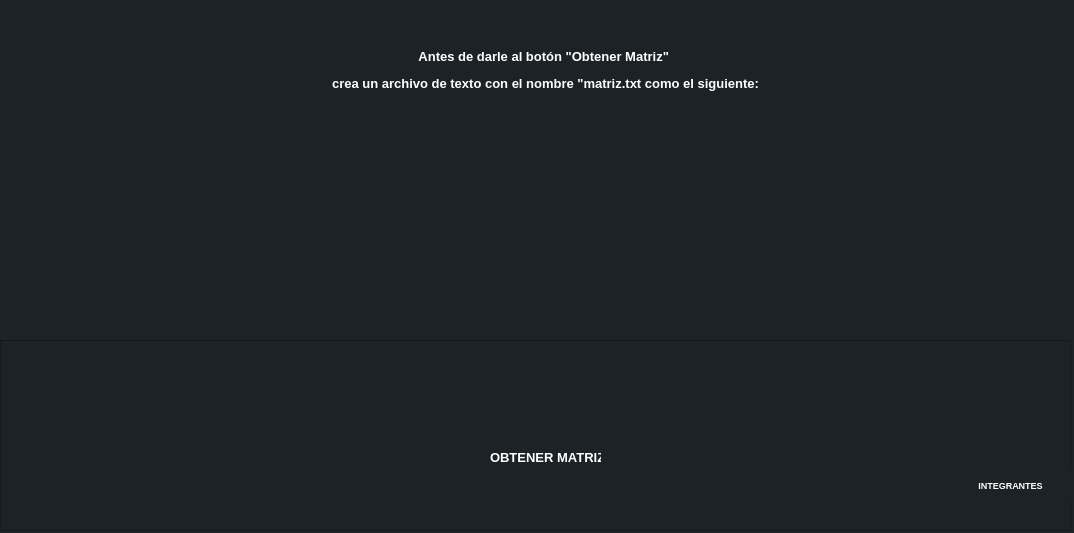
<?xml version="1.0" encoding="UTF-8"?>
<ui version="4.0">
 <class>Ventana_Principal</class>
 <widget class="QWidget" name="Ventana_Principal">
  <property name="geometry">
   <rect>
    <x>0</x>
    <y>0</y>
    <width>1074</width>
    <height>533</height>
   </rect>
  </property>
  <property name="windowTitle">
   <string>App Gauss-Jordan</string>
  </property>
  <property name="styleSheet">
   <string notr="true">background-color: rgb(29, 34, 38);</string>
  </property>
  <widget class="QFrame" name="frame">
   <property name="geometry">
    <rect>
     <x>0</x>
     <y>340</y>
     <width>1071</width>
     <height>191</height>
    </rect>
   </property>
   <property name="frameShape">
    <enum>QFrame::StyledPanel</enum>
   </property>
   <property name="frameShadow">
    <enum>QFrame::Raised</enum>
   </property>
   <widget class="QPushButton" name="boton_gauss">
    <property name="geometry">
     <rect>
      <x>500</x>
      <y>30</y>
      <width>81</width>
      <height>81</height>
     </rect>
    </property>
    <property name="cursor">
     <cursorShape>PointingHandCursor</cursorShape>
    </property>
    <property name="styleSheet">
     <string notr="true">QPushButton:hover
{
	border-style: solid;
   	background-color:#5c5c5c;

}

QPushButton:pressed
{
	 	background-color:#0069c0;
}


</string>
    </property>
    <property name="text">
     <string/>
    </property>
    <property name="icon">
     <iconset>
      <normaloff>../assets/obtenermatriz.png</normaloff>../assets/obtenermatriz.png</iconset>
    </property>
    <property name="iconSize">
     <size>
      <width>81</width>
      <height>81</height>
     </size>
    </property>
    <property name="flat">
     <bool>true</bool>
    </property>
   </widget>
   <widget class="QLabel" name="label_obtener_matriz">
    <property name="geometry">
     <rect>
      <x>490</x>
      <y>110</y>
      <width>111</width>
      <height>16</height>
     </rect>
    </property>
    <property name="text">
     <string>&lt;html&gt;&lt;head/&gt;&lt;body&gt;&lt;p align=&quot;center&quot;&gt;&lt;span style=&quot; font-size:10pt; font-weight:600; color:#ffffff;&quot;&gt;OBTENER MATRIZ&lt;/span&gt;&lt;/p&gt;&lt;/body&gt;&lt;/html&gt;</string>
    </property>
   </widget>
   <widget class="QLabel" name="label_integrantes">
    <property name="geometry">
     <rect>
      <x>950</x>
      <y>130</y>
      <width>121</width>
      <height>31</height>
     </rect>
    </property>
    <property name="text">
     <string>&lt;html&gt;&lt;head/&gt;&lt;body&gt;&lt;p align=&quot;center&quot;&gt;&lt;span style=&quot; font-size:7pt; font-weight:600; color:#ffffff;&quot;&gt;INTEGRANTES&lt;/span&gt;&lt;/p&gt;&lt;/body&gt;&lt;/html&gt;</string>
    </property>
   </widget>
   <widget class="QPushButton" name="boton_integrantes">
    <property name="geometry">
     <rect>
      <x>980</x>
      <y>70</y>
      <width>61</width>
      <height>61</height>
     </rect>
    </property>
    <property name="cursor">
     <cursorShape>PointingHandCursor</cursorShape>
    </property>
    <property name="styleSheet">
     <string notr="true">QPushButton:hover
{
	border-style: solid;
   	background-color:#5c5c5c;

}

QPushButton:pressed
{
	 	background-color:#0069c0;
}

</string>
    </property>
    <property name="text">
     <string/>
    </property>
    <property name="icon">
     <iconset>
      <normaloff>../assets/equipo.png</normaloff>../assets/equipo.png</iconset>
    </property>
    <property name="iconSize">
     <size>
      <width>61</width>
      <height>61</height>
     </size>
    </property>
    <property name="flat">
     <bool>true</bool>
    </property>
   </widget>
  </widget>
  <widget class="QLabel" name="label">
   <property name="geometry">
    <rect>
     <x>320</x>
     <y>30</y>
     <width>451</width>
     <height>81</height>
    </rect>
   </property>
   <property name="text">
    <string>&lt;html&gt;&lt;head/&gt;&lt;body&gt;&lt;p align=&quot;center&quot;&gt;&lt;span style=&quot; font-size:10pt; font-weight:600; color:#ffffff;&quot;&gt;Antes de darle al botón &amp;quot;Obtener Matriz&amp;quot; &lt;/span&gt;&lt;/p&gt;&lt;p align=&quot;center&quot;&gt;&lt;span style=&quot; font-size:10pt; font-weight:600; color:#ffffff;&quot;&gt;crea un archivo de texto con el nombre &amp;quot;matriz.txt como el siguiente:&lt;/span&gt;&lt;/p&gt;&lt;/body&gt;&lt;/html&gt;</string>
   </property>
  </widget>
  <widget class="QPushButton" name="pushButton">
   <property name="geometry">
    <rect>
     <x>410</x>
     <y>130</y>
     <width>271</width>
     <height>181</height>
    </rect>
   </property>
   <property name="text">
    <string/>
   </property>
   <property name="icon">
    <iconset>
     <normaloff>../assets/texto.PNG</normaloff>../assets/texto.PNG</iconset>
   </property>
   <property name="iconSize">
    <size>
     <width>241</width>
     <height>240</height>
    </size>
   </property>
   <property name="flat">
    <bool>true</bool>
   </property>
  </widget>
 </widget>
 <resources/>
 <connections/>
</ui>
